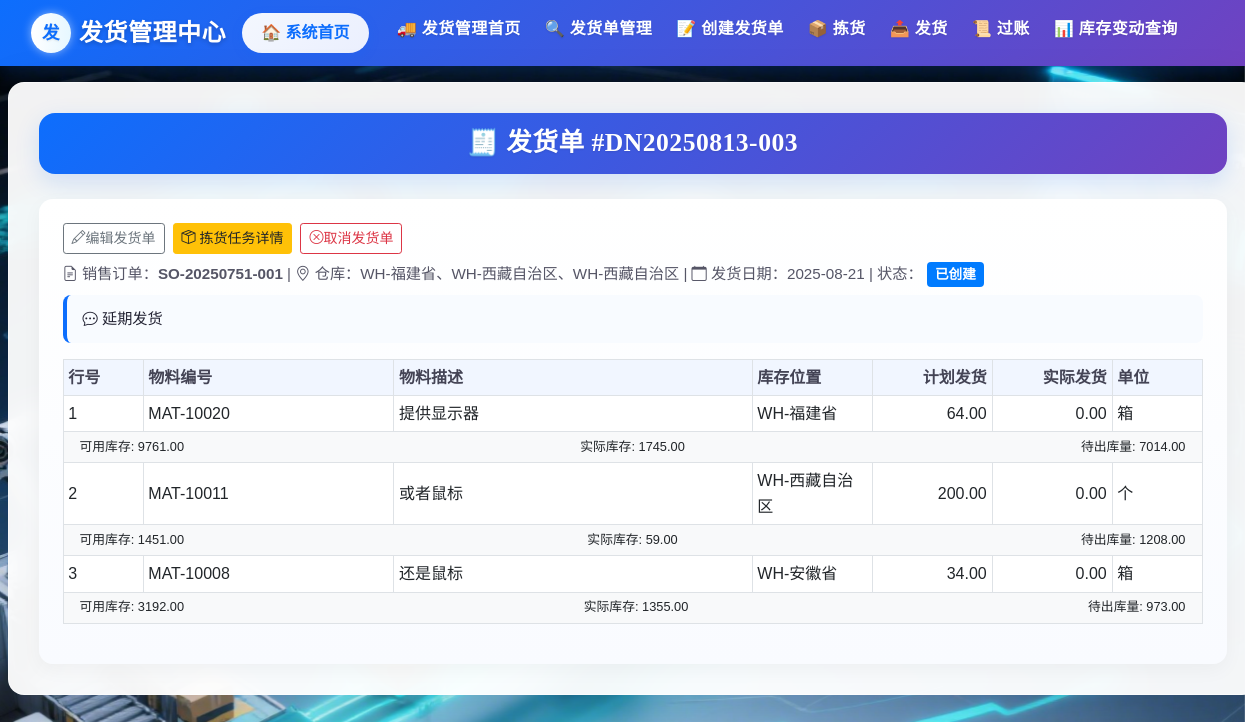
Before: /delivery/detail/DN20250813-003 (signed in) with the older database file.
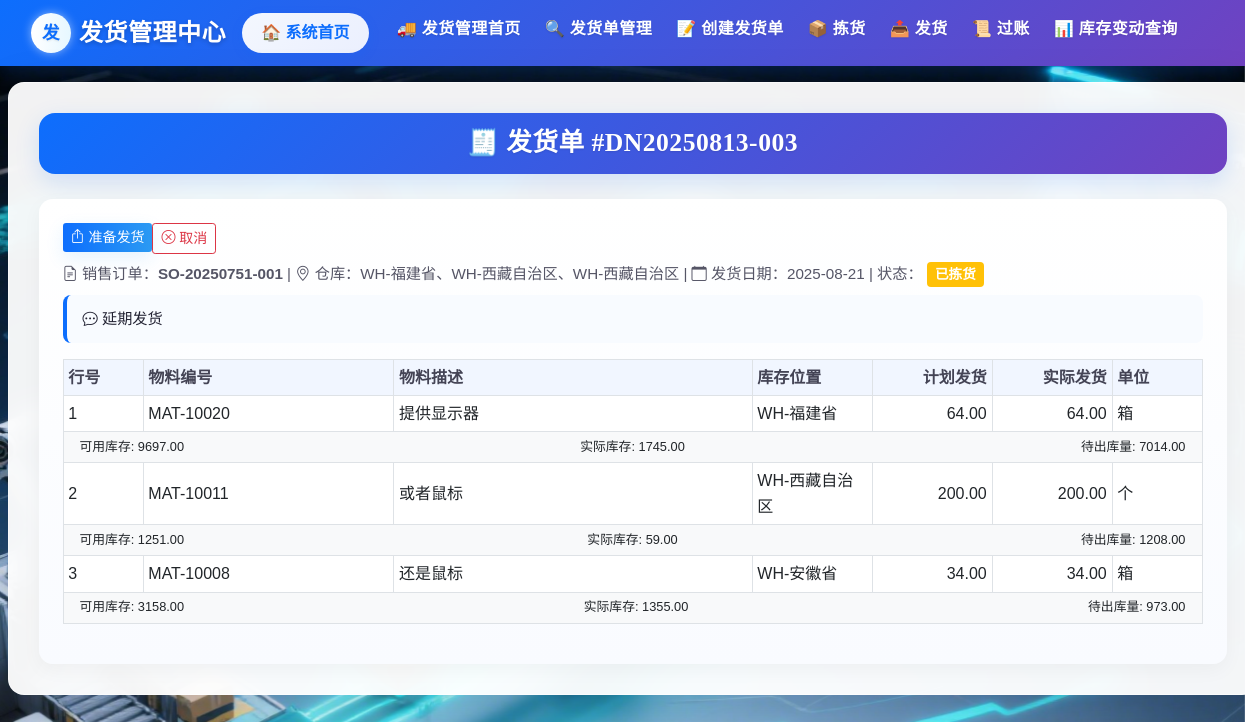
After: the same page with the newer database file.
### delivery/models.py (models this page shows, shortened)
class DeliveryItem(db.Model):
    __tablename__ = 'DeliveryItem'
    delivery_note_id = db.Column(db.String(255), db.ForeignKey('DeliveryNote.delivery_note_id'), primary_key=True)
    item_no = db.Column(db.Integer, primary_key=True)
    sales_order_item_no = db.Column(db.Integer, nullable=False)
    material_id = db.Column(db.String(255), db.ForeignKey('Inventory.material_id'), nullable=False)
    planned_delivery_quantity = db.Column(db.Numeric(18, 4))
    actual_delivery_quantity = db.Column(db.Numeric(18, 4))
    unit = db.Column(db.String(50))
    material = db.relationship('Inventory')

class Inventory(db.Model):
    __tablename__ = 'Inventory'
    material_id = db.Column(db.String(255), primary_key=True, comment='物料编号')
    description = db.Column(db.String(255), nullable=False, comment='物料描述')
    base_unit = db.Column(db.String(255), nullable=False, comment='基本计量单位')
    storage_location = db.Column(db.String(255), nullable=False, comment='存储位置')
    available_stock = db.Column(db.Numeric(18, 4), nullable=False, server_default=text('0'), comment='可用库存数量')
    physical_stock  = db.Column(db.Numeric(18, 4), nullable=False, server_default=text('0'), comment='账面总库存')
    allocated_stock = db.Column(db.Numeric(18, 4), nullable=False, server_default=text('0'), comment='已分配库存')
    pending_outbound= db.Column(db.Numeric(18, 4), nullable=False, server_default=text('0'), comment='待出库量')

### delivery/views.py (the view)
@delivery_bp.route('/detail/<delivery_id>')
@login_required
def delivery_detail(delivery_id):
    delivery = DeliveryNote.query.get_or_404(delivery_id)
    return render_template('delivery/delivery_detail.html', delivery=delivery)

### app.py (called while the page is built)
@login_manager.user_loader
def load_user(user_id):
    return User.query.get(user_id)

### templates/delivery/delivery_detail.html (shortened to what the changed rows need)
{% extends 'delivery/base.html' %}
{% block content %}
<div class="form-title-container">
    <h1 class="form-title">
      🧾 发货单 #{{ delivery.delivery_note_id }}
    </h1>
  </div>
<div class="card-detail">
  <div class="d-flex justify-content-between align-items-center mb-2">
  <div class="btn-toolbar">
      {% if delivery.status == '已创建' %}
        <a href="{{ url_for('delivery.edit_delivery', delivery_id=delivery.delivery_note_id) }}" class="btn btn-outline-secondary btn-sm"><i class="bi bi-pencil"></i>编辑发货单</a>
        <a href="{{ url_for('delivery.picking_task_detail', task_id=delivery.picking_task_id) }}" class="btn btn-warning btn-sm"><i class="bi bi-box-seam"></i> 拣货任务详情</a>
        <a href="{{ url_for('delivery.cancel_delivery', delivery_id=delivery.delivery_note_id) }}" class="btn btn-outline-danger btn-sm"><i class="bi bi-x-circle"></i>取消发货单</a>
      {% elif delivery.status == '已拣货' %}
        <form action="{{ url_for('delivery.shipment', delivery_id=delivery.delivery_note_id) }}" method="POST" style="display: inline;">
          <button type="submit" class="btn btn-primary btn-sm"><i class="bi bi-box-arrow-up"></i> 准备发货</button>
        </form>
        <a href="{{ url_for('delivery.cancel_delivery', delivery_id=delivery.delivery_note_id) }}" class="btn btn-outline-danger btn-sm"><i class="bi bi-x-circle"></i> 取消</a>
      {% elif delivery.status == '已发货' %}
      <a href="{{ url_for('delivery.post_delivery', delivery_id=delivery.delivery_note_id) }}" class="btn btn-success btn-sm">
        <i class="bi bi-check2-circle"></i> 过账
      </a>
      {% endif %}
    </div>
  </div>
  <div class="delivery-meta">
    <span>状态：
      {% if delivery.status == '已过账' or delivery.status == '已完成' %}
        <span class="badge bg-success">{{ delivery.status }}</span>
      {% elif delivery.status == '已创建' %}
        <span class="badge bg-primary">已创建</span>
      {% elif delivery.status == '待拣货' %}
        <span class="badge bg-info">待拣货</span>
      {% elif delivery.status == '已拣货' %}
        <span class="badge bg-warning">已拣货</span>
      {% elif delivery.status == '待发货' %}
        <span class="badge bg-info">待发货</span>
      {% elif delivery.status == '已发货' %}
        <span class="badge bg-primary">已发货</span>
      {% elif delivery.status == '已取消' %}
        <span class="badge bg-secondary">已取消</span>
      {% else %}
        <span class="badge bg-secondary">{{ delivery.status }}</span>
      {% endif %}
    </span>
  </div>
  <div class="table-responsive">
    <table class="table table-sm table-bordered">
      <thead>
        <tr>
          <th style="width:80px">行号</th>
          <th style="min-width:140px">物料编号</th>
          <th style="min-width:200px">物料描述</th>
          <th style="width:120px">库存位置</th>
          <th style="width:120px" class="text-end">计划发货</th>
          <th style="width:120px" class="text-end">实际发货</th>
          <th style="width:90px">单位</th>
        </tr>
      </thead>
      <tbody>
        {% for l in delivery.items %}
        {% set material = l.material %}
        <tr>
          <td>{{ l.item_no }}</td>
          <td>{{ l.material_id }}</td>
          <td>{{ material.description if material else '' }}</td>
          <td>{{ material.storage_location if material else '未知' }}</td>
          <td class="text-end">{{ "%.2f"|format(l.planned_delivery_quantity or 0) }}</td>
          <td class="text-end">{{ "%.2f"|format(l.actual_delivery_quantity or 0) }}</td>
          <td>{{ material.base_unit if material else l.unit }}</td>
        </tr>
        {% if material %}
        <tr>
          <td colspan="7" style="padding: 0.3rem 1rem; background-color: #f8f9fa;">
            <div class="d-flex justify-content-between">
              <small>可用库存: {{ "%.2f"|format(material.available_stock or 0) }}</small>
              <small>实际库存: {{ "%.2f"|format(material.physical_stock or 0) }}</small>
              <small>待出库量: {{ "%.2f"|format(material.pending_outbound or 0) }}</small>
            </div>
          </td>
        </tr>
        {% endif %}
        {% endfor %}
      </tbody>
    </table>
  </div>
</div>
{% endblock %}

Changed rows visible on the page:
changed DeliveryNote "DN20250813-003": status "已创建" → "已拣货" (drawn)
changed DeliveryItem "MAT-10020": actual_delivery_quantity "0.00" → "64.00"
changed Inventory "提供显示器": available_stock "9761.00" → "9697.00"
changed DeliveryItem "MAT-10011": actual_delivery_quantity "0.00" → "200.00"
changed Inventory "或者鼠标": available_stock "1451.00" → "1251.00"
changed DeliveryItem "MAT-10008": actual_delivery_quantity "0.00" → "34.00"
changed Inventory "还是鼠标": available_stock "3192.00" → "3158.00"
Other visible differences:
text no longer shown: "编辑发货单 拣货任务详情 取消发货单 已创建"
text now shown: "准备发货 取消 已拣货"
